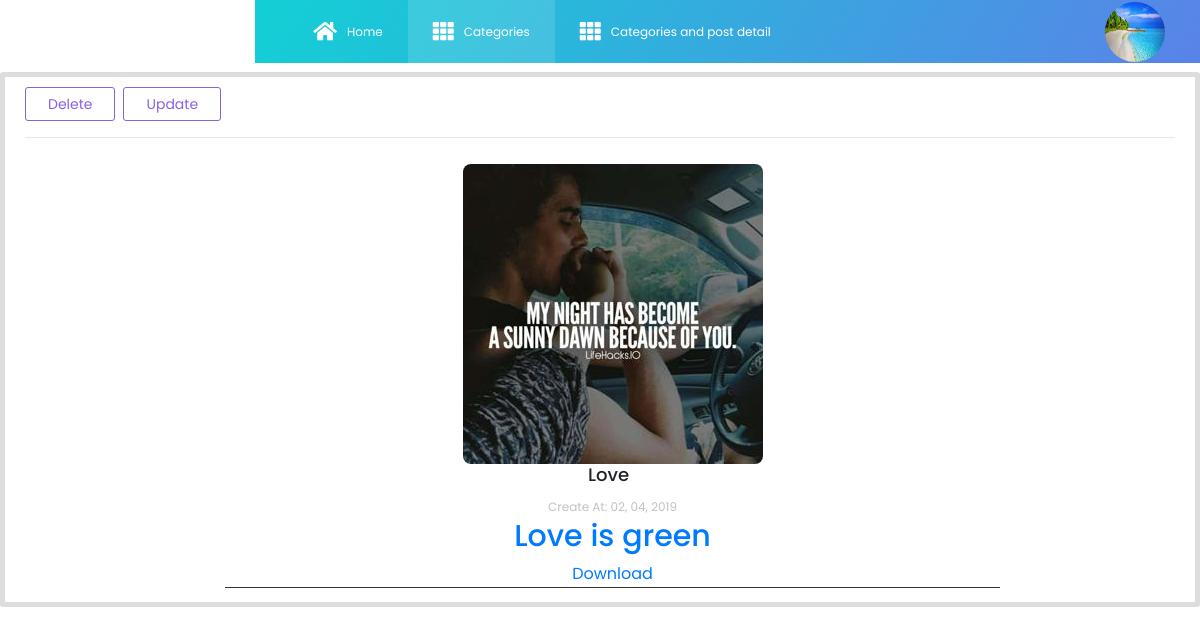
The page /2 (signed in) on the database its author committed.
### quotes/models.py (models this page shows, shortened)
class User(db.Model, UserMixin):
    id = db.Column(db.Integer, primary_key=True)
    name = db.Column(db.String(60))
    username = db.Column(db.String(60), unique=True)
    email = db.Column(db.String(60), unique=True)
    image_file = db.Column(db.String(60), default='default.jpg')
    password = db.Column(db.String(60))

class Quotes(db.Model):
    id = db.Column(db.Integer, primary_key=True)
    quote = db.Column(db.String(100))
    quote_by = db.Column(db.String(100), default='')
    language = db.Column(db.String(100), default='en')
    color_code = db.Column(db.String(100), default='#ffffff')
    font_family = db.Column(db.String(100), default='default')
    is_active = db.Column(db.Boolean(), default=True)
    created_at = db.Column(db.DateTime(), default=datetime.utcnow())
    updated_at = db.Column(db.DateTime(), default=datetime.utcnow())
    image_file = db.Column(db.String(60), default='default.jpg')
    category_id = db.Column(db.String(100), db.ForeignKey('categories.category_name'))

### quotes/quote/routes.py (the view)
@quote.route('/<int:quote_id>', methods=['POST', 'GET'])
def get_byID(quote_id):
    que = Quotes.query.get_or_404(quote_id)
    return render_template('quoteDetail.html', title=que.category_id, que=que)

### quotes/models.py (called while the page is built)
@login.user_loader
def load_user(user_id):
    return User.query.get(int(user_id))

### quotes/template/quoteDetail.html (shortened to what this page needs)
{% extends 'layout.html' %}
{% block content %}
    <center>
    <article class="media content-section">
        <div class="media-body">
            <div class="media">
                <a class="btn btn-outline-info sm-1"
                   href="{{ url_for('quote.delete_byID', quote_id=que.id) }}">Delete</a>
                <a class="btn btn-outline-info ml-2"
                   href="{{ url_for('quote.update_byID', quote_id=que.id) }}">Update</a>
            </div>
            <hr>
            <article class="media" id="html-content-holder" style="width: 800px; padding-left: 25px; padding-top: 10px">
                <div class="media-body" >
                    <div class="article-metadata" >
                        <img src="{{ url_for('static', filename='images/' + que.image_file) }}"
                             class="rounded profile-image">
                        <h4 class="mr-2"><a>{{ que.category_id }}</a></h4>
                        <small class="text-muted">Create At: {{ que.created_at.strftime('%d, %m, %Y') }}</small>
                        <h2><a class="text-bold"
                               href="{{ url_for('quote.get_byID', quote_id=que.id) }}">{{ que.quote }}</a>
                        </h2>
                        <a id="btn-Convert-Html2Image" href="#">Download</a>
                        <br/>
                    </div>
                </div>
            </article>
        </div>
    </article>
    </center>
{% endblock %}

### quotes/template/_QuoteNavBar.html (shortened to what this page needs)
<nav class="navbar default-layout col-lg-12 col-12 p-0 fixed-top d-flex flex-row">
    <div class="text-center navbar-brand-wrapper d-flex align-items-top justify-content-center">
    </div>
    <div class="navbar-menu-wrapper d-flex align-items-center">
        <ul class="navbar-nav navbar-nav-left header-links d-none d-md-flex">
            <li class="nav-item">
                <a href="{{ url_for('main.home') }}" class="nav-link">
                    <i class="fas fa-home"></i> Home
                </a>
            </li>
            <li class="nav-item active">
                <a href="{{ url_for('category.get_categories') }}" class="nav-link">
                    <i class="fas fa-th"></i>Categories</a>
            </li>
            <li class="nav-item">
                <a href="{{ url_for('category.showCat') }}" class="nav-link">
                    <i class="fas fa-th"></i>Categories and post detail</a>
            </li>
        </ul>
        <ul class="navbar-nav navbar-nav-right">
            {% if current_user.is_authenticated %}
                <a href="" style="color: white"><img
                        src="{{ url_for('static', filename='profile/'+ current_user.image_file ) }}"
                        class="rounded-circle account-img"></a>
            {% endif %}
        </ul>
    </div>
</nav>

### quotes/static/Main.css (style rules this page uses)
body { background: #fafafa; color: #333333; margin-top: 5rem; }
h1,h2,h3,h4,h5,h6 { color: #444444; }
.site-header,.nav-bar,.nav-link { color: #cbd5db; }
.content-section { background: #ffffff; padding: 10px 20px; border: 5px solid #dddddd; border-radius: 3px; margin-bottom: 20px; }
.article-metadata { padding-bottom: 1px; margin-bottom: 4px; border-bottom: 1px solid #333333; }
.account-img { height: 60px; width: 60px; margin-right: 20px; margin-bottom: 16px; margin-top: 16px; }

### rows shown on the page
User: image_file (placeholder picture)
Quotes: image_file (picture), category_id "Love", created_at "02, 04, 2019", quote "Love is green"
